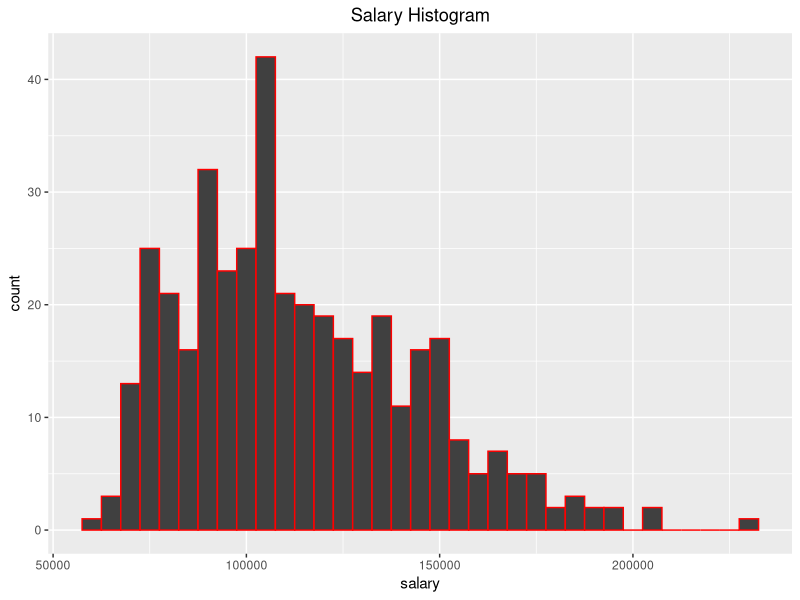
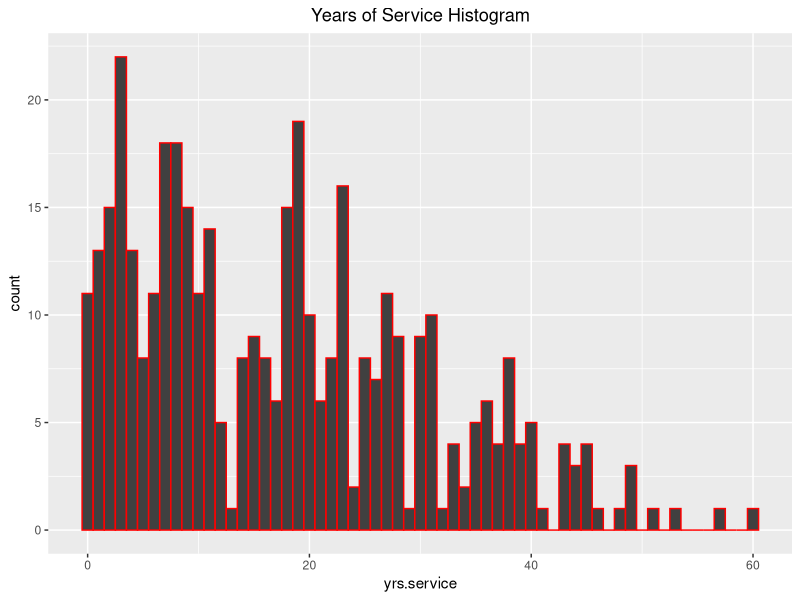
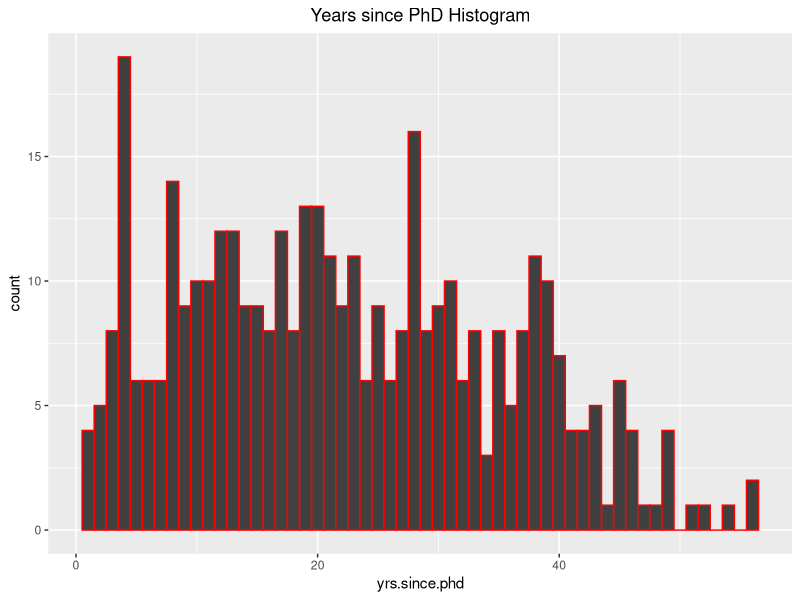
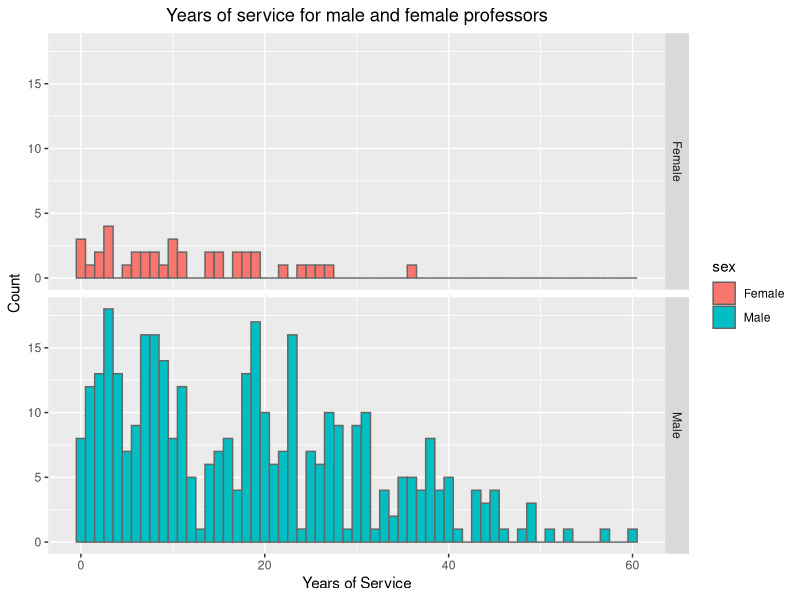
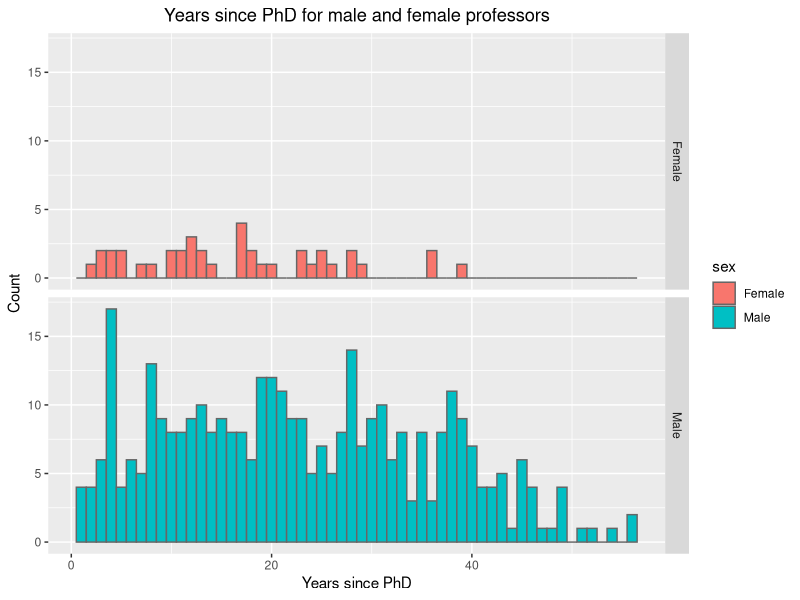
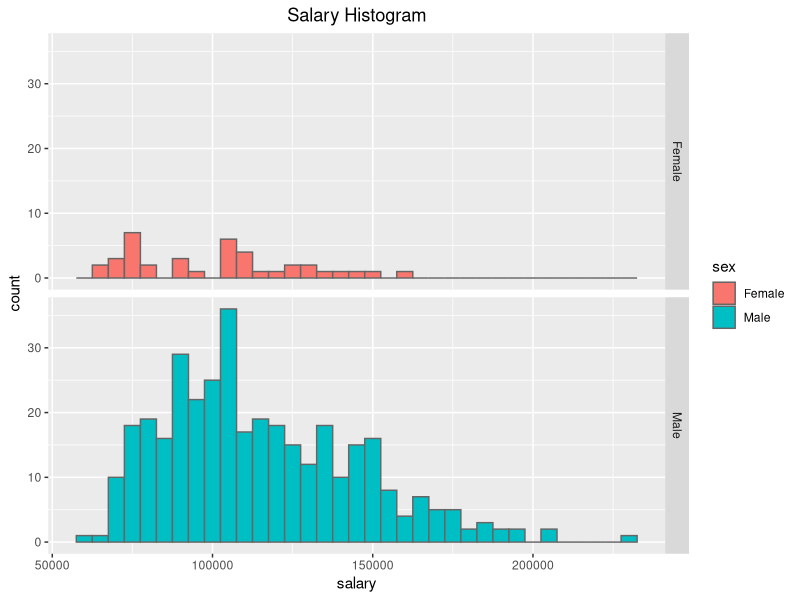
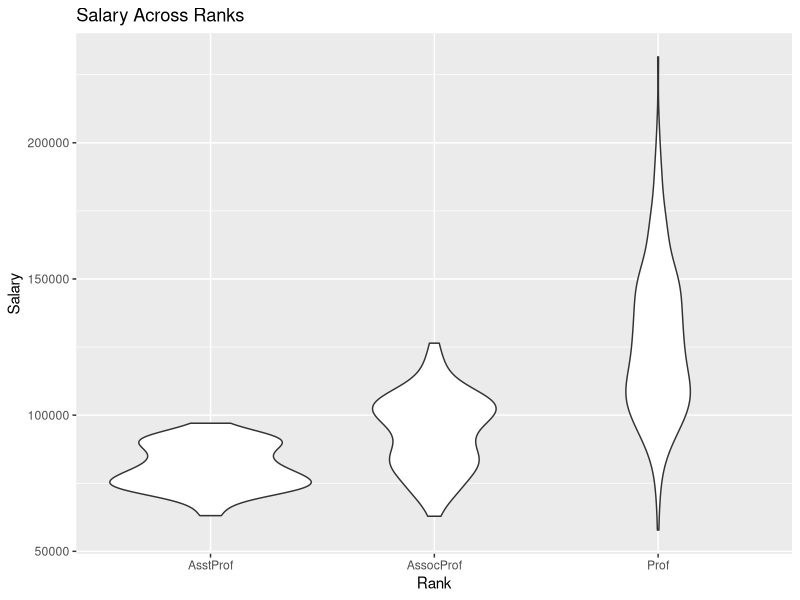
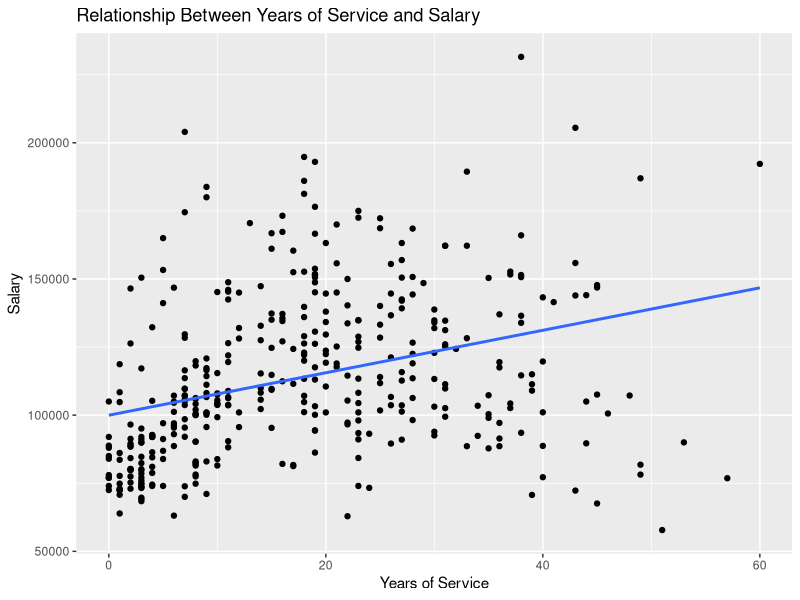

Here is the R script that generated these plots, in order:
## ---- chunk 1
knitr::opts_chunk$set(cache=TRUE)
## ---- chunk 2
library(car)
library(ggplot2)

summary(Salaries)
table(Salaries$sex, Salaries$rank)

## ---- chunk 3
library(knitr)

kable(aggregate(yrs.service ~ rank, Salaries, mean), caption = "1: Average years of service by rank")
kable(aggregate(Salaries$salary ~ (sex + rank), Salaries, median), caption = "2: Median salaries by sex and rank")
kable(aggregate(yrs.since.phd ~ rank, Salaries, mean), caption ="3: Average years since PhD by rank")
kable(aggregate(salary ~ (discipline+sex), Salaries, median), caption = "4: Median salary by sex and discipline")
## ---- chunk 4
ggplot(Salaries, aes(salary))+
  geom_histogram(col="red", fill ="grey25", binwidth = 5000)+
  theme(plot.title = element_text(hjust = 0.5))+
  labs(title="Salary Histogram")
ggplot(Salaries, aes(yrs.service))+
  geom_histogram(col="red", fill ="grey25", binwidth = 1)+
  theme(plot.title = element_text(hjust = 0.5))+
  labs(title="Years of Service Histogram")
ggplot(Salaries, aes(yrs.since.phd))+
  geom_histogram(col="red", fill ="grey25", binwidth = 1)+
  theme(plot.title = element_text(hjust = 0.5))+
  labs(title="Years since PhD Histogram")
## ---- chunk 5
ggplot(Salaries, aes(yrs.service, fill=sex))+
  geom_histogram(position = "identity", colour ="grey40", binwidth = 1)+
  facet_grid(sex ~ .)+
  labs(title="Years of service for male and female professors")+
  theme(plot.title = element_text(hjust = 0.5))+
  labs(x="Years of Service", y="Count")

ggplot(Salaries, aes(yrs.since.phd, fill=sex))+
  geom_histogram(position = "identity", colour ="grey40", binwidth = 1)+
  facet_grid(sex ~ .)+
  labs(title="Years since PhD for male and female professors")+
  theme(plot.title = element_text(hjust = 0.5))+
  labs(x="Years since PhD", y="Count")
## ---- chunk 6
ggplot(Salaries, aes(salary, fill=sex))+
  geom_histogram(position = "identity", col="grey40", binwidth = 5000)+
  facet_grid(sex ~ .)+
  theme(plot.title = element_text(hjust = 0.5))+
  labs(title="Salary Histogram")
## ---- chunk 7
ggplot(Salaries
       ,aes(y = Salaries$salary, x = Salaries$rank)) + 
  geom_violin() +
  xlab("Rank") +
  ylab("Salary") +
  ggtitle("Salary Across Ranks")
## ---- chunk 8
ggplot(Salaries, aes(yrs.service,salary)) + 
  geom_point() + 
  geom_smooth(method = "lm", se = FALSE)+
  xlab("Years of Service") +
  ylab("Salary") +
  ggtitle("Relationship Between Years of Service and Salary")
## ---- chunk 9
ggplot(Salaries, aes(yrs.service,salary)) + 
  geom_point() + 
  geom_smooth(method = "lm", se = FALSE)+
  facet_wrap(~rank, scales="free") +
  xlab("Years of Service") +
  ylab("Salary") +
  ggtitle("Relationship Between Years of Service and Salary")
## ---- chunk 10
ggplot(Salaries, aes(yrs.since.phd,salary)) + 
  geom_point() + 
  geom_smooth(method = "lm", se = FALSE)+
  xlab("Years since PhD") +
  ylab("Salary") +
  ggtitle("Relationship Between Years since PhD and Salary")
## ---- chunk 11
ggplot(Salaries, aes(yrs.since.phd,salary)) + 
  geom_point() + 
  geom_smooth(method = "lm", se = FALSE)+
  facet_wrap(~rank, scales="free") +
  xlab("Years since PhD") +
  ylab("Salary") +
  ggtitle("Relationship Between Years since PhD and Salary")
## ---- chunk 12
ggplot(Salaries, aes(y=salary, x = discipline)) + 
  geom_violin() + 
  xlab("Discipline") +
  ylab("Salary") +
  ggtitle("Relationship Discipline and Salary")

## ---- chunk 13
salarydata = Salaries[, c(3,4,6)]
cor(salarydata)
## ---- chunk 14
Index<-sample(1:397,80, replace=FALSE)
Test <- Salaries[Index,]
Train <- Salaries[-Index,]
## ---- chunk 15
out1 <- lm(salary ~ ., data = Train)
summary(out1)
par(mfrow=c(2,2))
plot(out1)
vif(out1)
#hccm(out1)
#sqrt(hccm(out1))
## ---- chunk 16
Preds1<-predict(out1,newdata=Test)
plot(Preds1, Test$salary, xlab = "Predicted Salary", ylab = "Test Salary", main = "Predicted Salary vs Test Salary")
abline(0,1,col="red")
